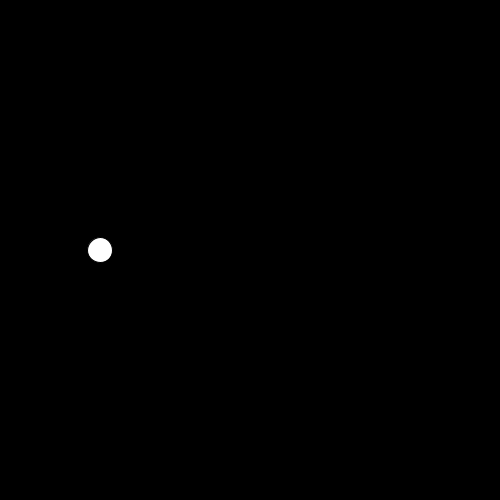
Frame 1 (no input)
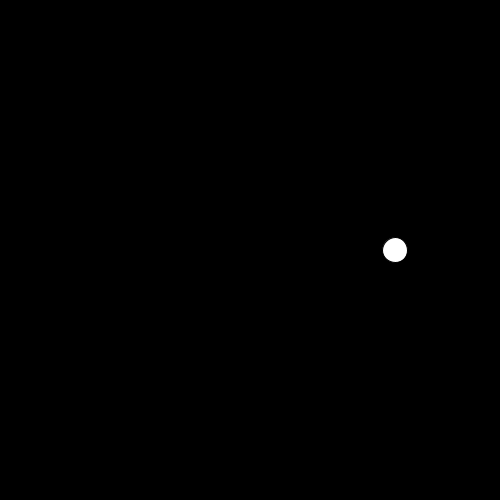
Frame 60 (the mouse pressed at the canvas centre just before this capture)
Frame 120 (the mouse held since frame 60 and released just before this capture): identical to frame 60, image omitted

The Processing sketch that drew these frames (run headless with seeded random() and noise(); from frame 60 on, the mouse is pressed at the canvas centre):

// Processing sketch: code2_012219
// ── code2_012219.pde
float posX = 100;

void setup()
{
  size(500,500);
}

void draw()
{
  background(0);
  ellipse(posX, height/2, 25, 25); 
  posX += 5;
  if(posX > 400)
  {
    posX -= 5;
    posX += -5;
  }
}
